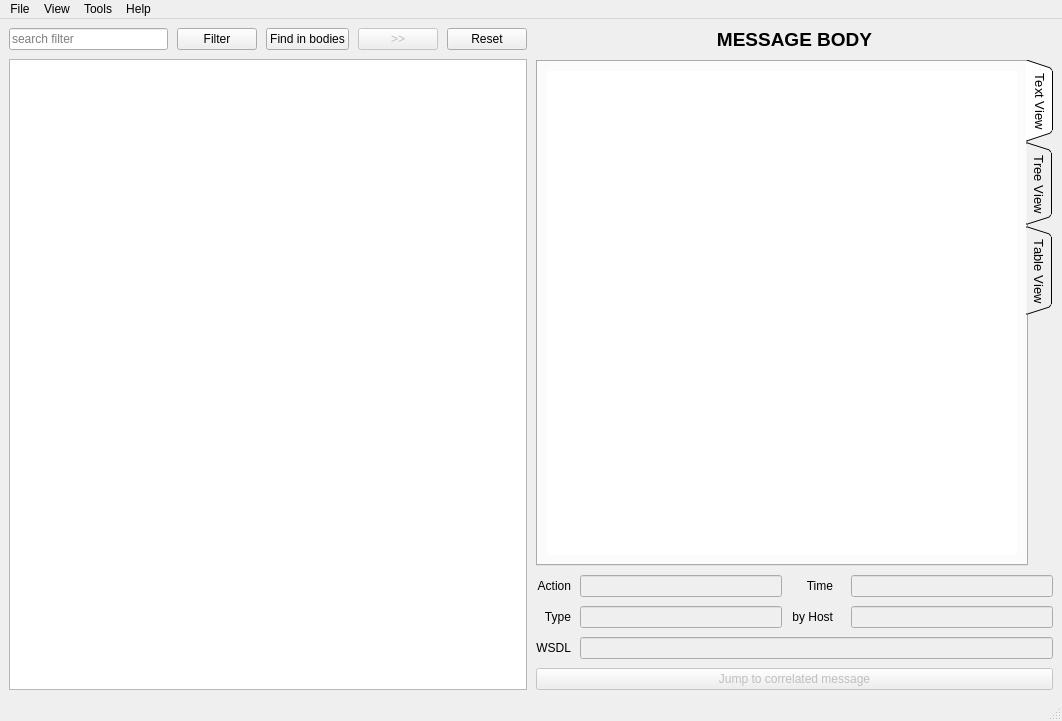
<?xml version="1.0" encoding="UTF-8"?>
<ui version="4.0">
 <class>MainWindow</class>
 <widget class="QMainWindow" name="MainWindow">
  <property name="geometry">
   <rect>
    <x>0</x>
    <y>0</y>
    <width>1062</width>
    <height>721</height>
   </rect>
  </property>
  <property name="windowTitle">
   <string>SOAP Message Viewer</string>
  </property>
  <widget class="QWidget" name="centralwidget">
   <layout class="QHBoxLayout" name="horizontalLayout">
    <property name="spacing">
     <number>9</number>
    </property>
    <property name="sizeConstraint">
     <enum>QLayout::SetDefaultConstraint</enum>
    </property>
    <property name="leftMargin">
     <number>9</number>
    </property>
    <item>
     <layout class="QVBoxLayout" name="verticalLayout_1">
      <property name="sizeConstraint">
       <enum>QLayout::SetDefaultConstraint</enum>
      </property>
      <item>
       <layout class="QHBoxLayout" name="horizontalLayout_3">
        <item>
         <widget class="QLineEdit" name="w_SearchedText">
          <property name="toolTip">
           <string>Search is Case-Sensitive</string>
          </property>
          <property name="inputMask">
           <string/>
          </property>
          <property name="text">
           <string/>
          </property>
          <property name="placeholderText">
           <string>search filter</string>
          </property>
          <property name="clearButtonEnabled">
           <bool>true</bool>
          </property>
         </widget>
        </item>
        <item>
         <widget class="QPushButton" name="w_SearchActionButton">
          <property name="text">
           <string>Filter</string>
          </property>
         </widget>
        </item>
        <item>
         <widget class="QPushButton" name="w_SearchBodyButton">
          <property name="text">
           <string>Find in bodies</string>
          </property>
         </widget>
        </item>
        <item>
         <widget class="QPushButton" name="w_SearchNextButton">
          <property name="enabled">
           <bool>false</bool>
          </property>
          <property name="text">
           <string>&gt;&gt;</string>
          </property>
         </widget>
        </item>
        <item>
         <widget class="QPushButton" name="w_ResetFilterButton">
          <property name="text">
           <string>Reset</string>
          </property>
         </widget>
        </item>
       </layout>
      </item>
      <item>
       <widget class="QListWidget" name="w_MessageList">
        <property name="maximumSize">
         <size>
          <width>16777215</width>
          <height>16777215</height>
         </size>
        </property>
        <property name="font">
         <font>
          <family>Consolas</family>
          <pointsize>9</pointsize>
          <weight>50</weight>
          <bold>false</bold>
         </font>
        </property>
        <property name="toolTip">
         <string>You can mark a message with a double-click.</string>
        </property>
        <property name="editTriggers">
         <set>QAbstractItemView::CurrentChanged|QAbstractItemView::EditKeyPressed</set>
        </property>
       </widget>
      </item>
     </layout>
    </item>
    <item>
     <layout class="QVBoxLayout" name="verticalLayout_2">
      <item>
       <widget class="QLabel" name="w_MessageTitle">
        <property name="font">
         <font>
          <family>Segoe UI</family>
          <pointsize>14</pointsize>
          <weight>75</weight>
          <bold>true</bold>
         </font>
        </property>
        <property name="text">
         <string>MESSAGE BODY</string>
        </property>
        <property name="textFormat">
         <enum>Qt::RichText</enum>
        </property>
        <property name="scaledContents">
         <bool>false</bool>
        </property>
        <property name="alignment">
         <set>Qt::AlignCenter</set>
        </property>
       </widget>
      </item>
      <item>
       <widget class="QTabWidget" name="tabWidget">
        <property name="font">
         <font>
          <family>Segoe UI</family>
          <pointsize>10</pointsize>
          <weight>50</weight>
          <bold>false</bold>
          <kerning>false</kerning>
         </font>
        </property>
        <property name="tabPosition">
         <enum>QTabWidget::East</enum>
        </property>
        <property name="tabShape">
         <enum>QTabWidget::Triangular</enum>
        </property>
        <property name="currentIndex">
         <number>0</number>
        </property>
        <widget class="QWidget" name="tab_1">
         <attribute name="title">
          <string>Text View</string>
         </attribute>
         <layout class="QHBoxLayout" name="horizontalLayout_2">
          <item>
           <widget class="QTextEdit" name="w_MessageDump">
            <property name="sizePolicy">
             <sizepolicy hsizetype="Expanding" vsizetype="Expanding">
              <horstretch>1</horstretch>
              <verstretch>1</verstretch>
             </sizepolicy>
            </property>
            <property name="minimumSize">
             <size>
              <width>0</width>
              <height>0</height>
             </size>
            </property>
            <property name="font">
             <font>
              <family>Courier New</family>
              <pointsize>9</pointsize>
              <weight>50</weight>
              <bold>false</bold>
              <kerning>false</kerning>
             </font>
            </property>
            <property name="autoFillBackground">
             <bool>false</bool>
            </property>
            <property name="frameShape">
             <enum>QFrame::NoFrame</enum>
            </property>
            <property name="frameShadow">
             <enum>QFrame::Sunken</enum>
            </property>
            <property name="lineWidth">
             <number>1</number>
            </property>
            <property name="lineWrapMode">
             <enum>QTextEdit::NoWrap</enum>
            </property>
            <property name="readOnly">
             <bool>false</bool>
            </property>
            <property name="html">
             <string>&lt;!DOCTYPE HTML PUBLIC &quot;-//W3C//DTD HTML 4.0//EN&quot; &quot;http://www.w3.org/TR/REC-html40/strict.dtd&quot;&gt;
&lt;html&gt;&lt;head&gt;&lt;meta name=&quot;qrichtext&quot; content=&quot;1&quot; /&gt;&lt;style type=&quot;text/css&quot;&gt;
p, li { white-space: pre-wrap; }
&lt;/style&gt;&lt;/head&gt;&lt;body style=&quot; font-family:'Courier New','Segoe UI'; font-size:9pt; font-weight:400; font-style:normal;&quot;&gt;
&lt;p style=&quot;-qt-paragraph-type:empty; margin-top:0px; margin-bottom:0px; margin-left:0px; margin-right:0px; -qt-block-indent:0; text-indent:0px; font-family:'Courier New';&quot;&gt;&lt;br /&gt;&lt;/p&gt;&lt;/body&gt;&lt;/html&gt;</string>
            </property>
           </widget>
          </item>
         </layout>
        </widget>
        <widget class="QWidget" name="tab_2">
         <attribute name="title">
          <string>Tree View</string>
         </attribute>
         <layout class="QHBoxLayout" name="horizontalLayout_4">
          <item>
           <widget class="QTreeWidget" name="w_MessageTree">
            <property name="font">
             <font>
              <family>Courier New</family>
              <pointsize>9</pointsize>
              <weight>50</weight>
              <bold>false</bold>
              <kerning>false</kerning>
             </font>
            </property>
            <property name="frameShape">
             <enum>QFrame::NoFrame</enum>
            </property>
            <property name="lineWidth">
             <number>0</number>
            </property>
            <property name="horizontalScrollBarPolicy">
             <enum>Qt::ScrollBarAsNeeded</enum>
            </property>
            <property name="sizeAdjustPolicy">
             <enum>QAbstractScrollArea::AdjustToContents</enum>
            </property>
            <property name="headerHidden">
             <bool>true</bool>
            </property>
            <column>
             <property name="text">
              <string notr="true">1</string>
             </property>
            </column>
           </widget>
          </item>
         </layout>
        </widget>
        <widget class="QWidget" name="tab_3">
         <attribute name="title">
          <string>Table View</string>
         </attribute>
         <layout class="QHBoxLayout" name="horizontalLayout_5">
          <item>
           <widget class="QTreeWidget" name="w_MessageTable">
            <property name="font">
             <font>
              <family>Courier New</family>
              <pointsize>10</pointsize>
             </font>
            </property>
            <property name="frameShape">
             <enum>QFrame::NoFrame</enum>
            </property>
            <property name="frameShadow">
             <enum>QFrame::Sunken</enum>
            </property>
            <property name="lineWidth">
             <number>1</number>
            </property>
            <property name="indentation">
             <number>14</number>
            </property>
            <column>
             <property name="text">
              <string>Tag</string>
             </property>
             <property name="font">
              <font>
               <family>Segoe UI</family>
               <pointsize>10</pointsize>
               <weight>75</weight>
               <bold>true</bold>
              </font>
             </property>
            </column>
            <column>
             <property name="text">
              <string>Content / Attribute</string>
             </property>
             <property name="font">
              <font>
               <family>Segoe UI</family>
               <pointsize>10</pointsize>
               <weight>75</weight>
               <bold>true</bold>
              </font>
             </property>
            </column>
           </widget>
          </item>
         </layout>
        </widget>
       </widget>
      </item>
      <item>
       <layout class="QGridLayout" name="gridLayout">
        <item row="1" column="1">
         <widget class="QLineEdit" name="line_Action">
          <property name="enabled">
           <bool>false</bool>
          </property>
          <property name="text">
           <string/>
          </property>
          <property name="readOnly">
           <bool>true</bool>
          </property>
         </widget>
        </item>
        <item row="3" column="2">
         <widget class="QLabel" name="label_Host">
          <property name="text">
           <string>by Host</string>
          </property>
          <property name="alignment">
           <set>Qt::AlignRight|Qt::AlignTrailing|Qt::AlignVCenter</set>
          </property>
         </widget>
        </item>
        <item row="1" column="4">
         <widget class="QLineEdit" name="line_Time">
          <property name="enabled">
           <bool>false</bool>
          </property>
          <property name="text">
           <string/>
          </property>
          <property name="readOnly">
           <bool>true</bool>
          </property>
         </widget>
        </item>
        <item row="7" column="0">
         <widget class="QLabel" name="label_WSDL">
          <property name="text">
           <string>WSDL</string>
          </property>
          <property name="alignment">
           <set>Qt::AlignRight|Qt::AlignTrailing|Qt::AlignVCenter</set>
          </property>
         </widget>
        </item>
        <item row="3" column="4">
         <widget class="QLineEdit" name="line_Host">
          <property name="enabled">
           <bool>false</bool>
          </property>
          <property name="text">
           <string/>
          </property>
          <property name="readOnly">
           <bool>true</bool>
          </property>
         </widget>
        </item>
        <item row="3" column="1">
         <widget class="QLineEdit" name="line_Source">
          <property name="enabled">
           <bool>false</bool>
          </property>
          <property name="text">
           <string/>
          </property>
          <property name="readOnly">
           <bool>true</bool>
          </property>
         </widget>
        </item>
        <item row="7" column="1" colspan="4">
         <widget class="QLineEdit" name="line_WSDL">
          <property name="enabled">
           <bool>false</bool>
          </property>
          <property name="sizePolicy">
           <sizepolicy hsizetype="Expanding" vsizetype="Fixed">
            <horstretch>0</horstretch>
            <verstretch>0</verstretch>
           </sizepolicy>
          </property>
          <property name="text">
           <string/>
          </property>
          <property name="frame">
           <bool>true</bool>
          </property>
          <property name="readOnly">
           <bool>true</bool>
          </property>
          <property name="clearButtonEnabled">
           <bool>false</bool>
          </property>
         </widget>
        </item>
        <item row="1" column="2">
         <widget class="QLabel" name="label_Time">
          <property name="text">
           <string>Time</string>
          </property>
          <property name="alignment">
           <set>Qt::AlignRight|Qt::AlignTrailing|Qt::AlignVCenter</set>
          </property>
         </widget>
        </item>
        <item row="3" column="0">
         <widget class="QLabel" name="label_Source">
          <property name="text">
           <string>Type</string>
          </property>
          <property name="alignment">
           <set>Qt::AlignRight|Qt::AlignTrailing|Qt::AlignVCenter</set>
          </property>
         </widget>
        </item>
        <item row="1" column="0">
         <widget class="QLabel" name="label_Action">
          <property name="text">
           <string>Action</string>
          </property>
          <property name="alignment">
           <set>Qt::AlignRight|Qt::AlignTrailing|Qt::AlignVCenter</set>
          </property>
         </widget>
        </item>
        <item row="8" column="0" colspan="5">
         <widget class="QPushButton" name="w_JumpButton">
          <property name="enabled">
           <bool>false</bool>
          </property>
          <property name="text">
           <string>Jump to correlated message</string>
          </property>
         </widget>
        </item>
       </layout>
      </item>
     </layout>
    </item>
   </layout>
  </widget>
  <widget class="QMenuBar" name="menubar">
   <property name="geometry">
    <rect>
     <x>0</x>
     <y>0</y>
     <width>1062</width>
     <height>21</height>
    </rect>
   </property>
   <widget class="QMenu" name="menuFichier">
    <property name="title">
     <string>File</string>
    </property>
    <addaction name="actionOpen"/>
    <addaction name="actionImport"/>
    <addaction name="separator"/>
    <addaction name="actionQuit"/>
   </widget>
   <widget class="QMenu" name="menuTools">
    <property name="title">
     <string>Tools</string>
    </property>
    <addaction name="actionSplit"/>
    <addaction name="actionRepair"/>
    <addaction name="actionConvert"/>
    <addaction name="separator"/>
    <addaction name="actionSave"/>
   </widget>
   <widget class="QMenu" name="menuHelp">
    <property name="title">
     <string>Help</string>
    </property>
    <addaction name="actionAbout"/>
    <addaction name="actionInfos"/>
   </widget>
   <widget class="QMenu" name="menuView">
    <property name="title">
     <string>View</string>
    </property>
    <addaction name="actionHideNS"/>
    <addaction name="actionHideService"/>
    <addaction name="separator"/>
    <addaction name="actionMark"/>
   </widget>
   <addaction name="menuFichier"/>
   <addaction name="menuView"/>
   <addaction name="menuTools"/>
   <addaction name="menuHelp"/>
  </widget>
  <widget class="QStatusBar" name="statusbar"/>
  <action name="actionOpen">
   <property name="text">
    <string>Open SVCLOG file</string>
   </property>
   <property name="shortcut">
    <string>Ctrl+O</string>
   </property>
  </action>
  <action name="actionQuit">
   <property name="text">
    <string>Quit</string>
   </property>
  </action>
  <action name="actionRepair">
   <property name="text">
    <string>Repair SVCLOG</string>
   </property>
  </action>
  <action name="actionHelp">
   <property name="text">
    <string>Help</string>
   </property>
  </action>
  <action name="actionAbout">
   <property name="text">
    <string>About</string>
   </property>
  </action>
  <action name="actionConvert">
   <property name="text">
    <string>Convert to faster XML format</string>
   </property>
  </action>
  <action name="actionImport">
   <property name="text">
    <string>Import XML file</string>
   </property>
  </action>
  <action name="actionInfos">
   <property name="text">
    <string>Infos</string>
   </property>
   <property name="toolTip">
    <string>Infos about the application</string>
   </property>
  </action>
  <action name="actionSplit">
   <property name="text">
    <string>Split SVCLOG file</string>
   </property>
  </action>
  <action name="actionMark">
   <property name="text">
    <string>Mark line</string>
   </property>
   <property name="shortcut">
    <string>Space</string>
   </property>
  </action>
  <action name="actionSave">
   <property name="text">
    <string>Save message body</string>
   </property>
   <property name="shortcut">
    <string>Ctrl+S</string>
   </property>
  </action>
  <action name="actionHideNS">
   <property name="checkable">
    <bool>true</bool>
   </property>
   <property name="text">
    <string>Hide namespaces</string>
   </property>
   <property name="shortcut">
    <string>Ctrl+N</string>
   </property>
  </action>
  <action name="actionHideService">
   <property name="checkable">
    <bool>true</bool>
   </property>
   <property name="text">
    <string>Hide Service Level messages</string>
   </property>
   <property name="shortcut">
    <string>Ctrl+B</string>
   </property>
  </action>
 </widget>
 <resources/>
 <connections/>
</ui>
